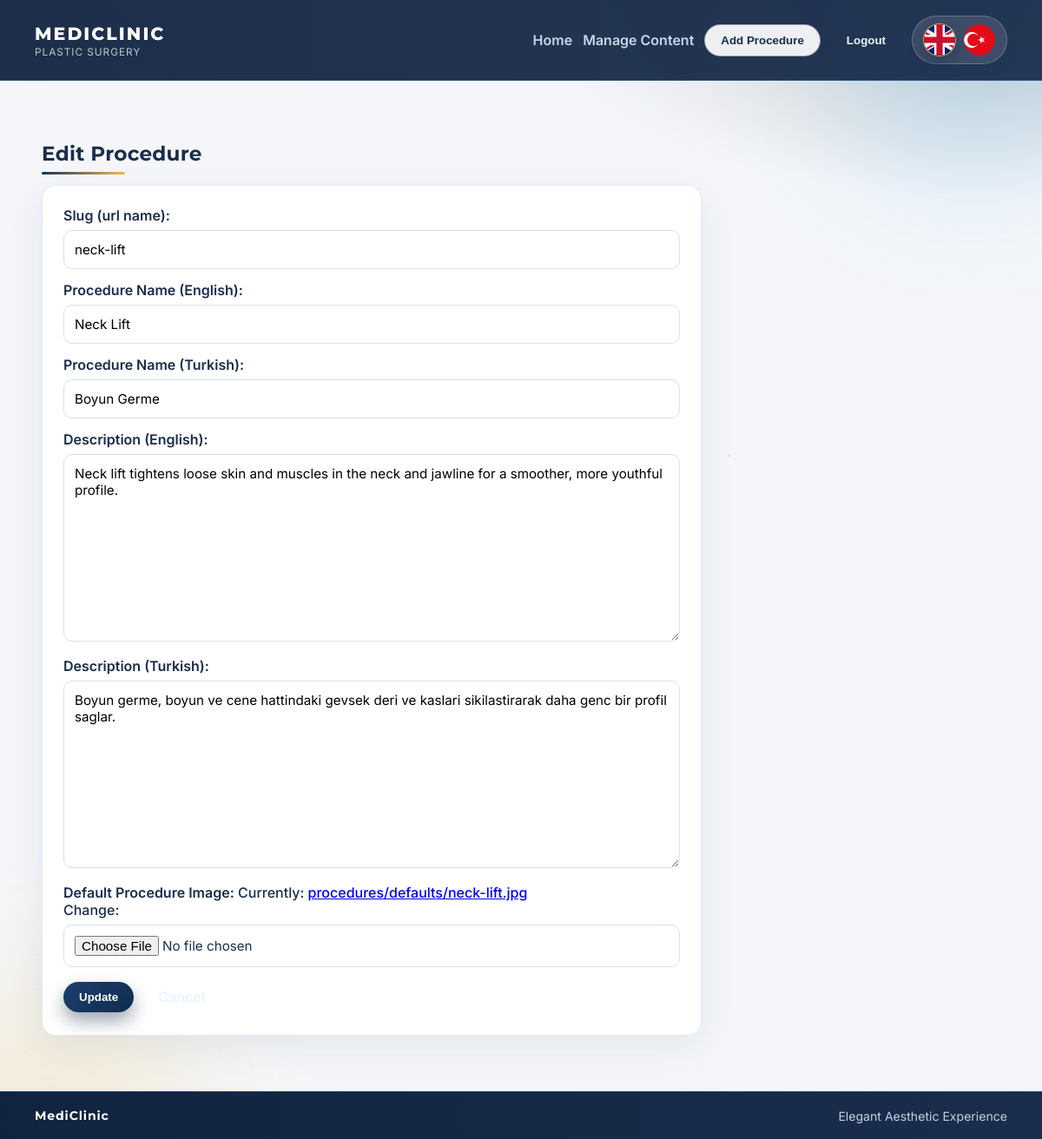
/procedure/neck-lift/edit/ (signed in), run on the app's committed database.
### clinic/models.py (models this page shows, shortened)
class Procedure(models.Model):
    slug = models.SlugField(unique=True)
    name_en = models.CharField(max_length=120)
    name_tr = models.CharField(max_length=120)
    summary_en = models.TextField()
    summary_tr = models.TextField()
    default_image = models.ImageField(upload_to='procedures/defaults/')
    created_at = models.DateTimeField(auto_now_add=True)
    class Meta:
        ordering = ['name_en']

### clinic/views.py (the view)
# urls.py: path('procedure/<slug:slug>/edit/', views.edit_procedure, name='edit_procedure'),
@login_required
def edit_procedure(request, slug):
    procedure = get_object_or_404(Procedure, slug=slug)
    if request.method == 'POST':
        form = ProcedureForm(request.POST, request.FILES, instance=procedure)
        if form.is_valid():
            procedure = form.save()
            return redirect('procedure_detail', slug=procedure.slug)
    else:
        form = ProcedureForm(instance=procedure)
    return render(
        request,
        'clinic/add_procedure.html',
        {
            'form': form,
            'mode': 'edit',
            'procedure': procedure,
        },
    )

### clinic/forms.py
class ProcedureForm(forms.ModelForm):
    class Meta:
        model = Procedure
        fields = [
            'slug',
            'name_en',
            'name_tr',
            'summary_en',
            'summary_tr',
            'default_image',
        ]
        labels = {
            'slug': 'Slug (url name)',
            'name_en': 'Procedure Name (English)',
            'name_tr': 'Procedure Name (Turkish)',
            'summary_en': 'Description (English)',
            'summary_tr': 'Description (Turkish)',
            'default_image': 'Default Procedure Image',
        }

### clinic/context_processors.py (called while the page is built)
def global_context(request):
    current_lang = request.session.get('lang', 'en')
    if current_lang not in UI_TEXTS:
        current_lang = 'en'
    return {
        'current_lang': current_lang,
        'texts': UI_TEXTS[current_lang],
    }

### templates/clinic/add_procedure.html (shortened to what this page needs)
{% extends 'base.html' %}
{% block content %}
<h1 class="section-title">
    {% if mode == 'edit' %}
        {{ texts.edit_procedure }}
    {% else %}
        {{ texts.add_procedure }}
    {% endif %}
</h1>
<section class="form-card">
    <form method="post" enctype="multipart/form-data">
        {{ form.as_p }}
        <div class="form-actions">
            <button class="btn btn-primary" type="submit">
                {% if mode == 'edit' %}{{ texts.update }}{% else %}{{ texts.save }}{% endif %}
            </button>
            {% if procedure %}
                <a class="btn btn-ghost" href="{% url 'procedure_detail' procedure.slug %}">{{ texts.cancel }}</a>
            {% endif %}
        </div>
    </form>
</section>
{% endblock %}

### clinic/static/clinic/styles.css (style rules this page uses)
:root { --primary: #3fa9f5; --accent: #f5b94c; --bg-soft: #f4f6f9; --heading: #1a2d4d; --navy-strong: #10233f; --navy-soft: #16345c; --body: #6b7280; --white: #ffffff; --line: #e4e9f2; --shadow-soft: 0 12px 40px rgba(26, 45, 77, 0.08); --shadow-card: 0 10px 24px rgba(26, 45, 77, 0.1); --page-gutter: clamp(24px, 5vw, 48px); }
* { box-sizing: border-box; }
body { margin: 0; font-family: "Inter", sans-serif; background: radial-gradient(1000px 400px at 10% -20%, rgba(16, 35, 63, 0.2), transparent 60%), radial-gradient(900px 380px at 95% 0%, rgba(22, 52, 92, 0.18), transparent 60%), radial-gradient(800px 360px at 95% 0%, rgba(245, 185, 76, 0.12), transparent 60%), var(--bg-soft); color: var(--heading); position: relative; min-height: 100vh; display: flex; flex-direction: column; }
h1, h2, h3 { font-family: "Montserrat", sans-serif; color: var(--heading); letter-spacing: 0.01em; }
.btn { border: none; border-radius: 999px; padding: 10px 18px; font-weight: 600; text-decoration: none; cursor: pointer; display: inline-flex; align-items: center; transition: all 0.22s ease; }
.btn-primary { background: linear-gradient(135deg, #1d3f6e, #102b4e); color: var(--white); box-shadow: 0 10px 20px rgba(16, 35, 63, 0.4); }
.btn-ghost { background: transparent; color: #ebf3ff; }
.section-title { margin: 30px 0 12px; font-size: 1.45rem; letter-spacing: 0.01em; position: relative; display: inline-block; }
.section-title::after { content: ""; display: block; width: 52%; height: 3px; border-radius: 999px; margin-top: 7px; background: linear-gradient(90deg, var(--navy-soft), var(--accent)); }
.form-card { max-width: 760px; background: var(--white); border-radius: 16px; border: 1px solid var(--line); padding: 24px; box-shadow: var(--shadow-soft); }
form p { margin: 0 0 14px; color: var(--heading); font-weight: 500; }
label { color: var(--heading); font-weight: 600; }
input, textarea, select { width: 100%; border: 1px solid #d8e0ed; border-radius: 10px; padding: 12px; margin-top: 7px; font-family: inherit; font-size: 0.95rem; transition: border-color 0.2s ease, box-shadow 0.2s ease; }
.form-actions { display: flex; gap: 10px; align-items: center; margin-top: 14px; flex-wrap: wrap; }

### data on the page
Procedure: slug "neck-lift", name_en "Neck Lift", name_tr "Boyun Germe", summary_en "Neck lift tightens loose skin and muscles in the neck and jawline for a smoother, more youthful profile.", summary_tr "Boyun germe, boyun ve cene hattindaki gevsek deri ve kaslari sikilastirarak daha genc bir profil saglar."

### other printed values
{{ texts.brand_subtitle }} "PLASTIC SURGERY"
{{ texts.home }} "Home"
{{ texts.manage_content }} "Manage Content"
{{ texts.add_procedure }} "Add Procedure"
{{ texts.logout }} "Logout"
{{ texts.edit_procedure }} "Edit Procedure"
{{ texts.update }} "Update"
